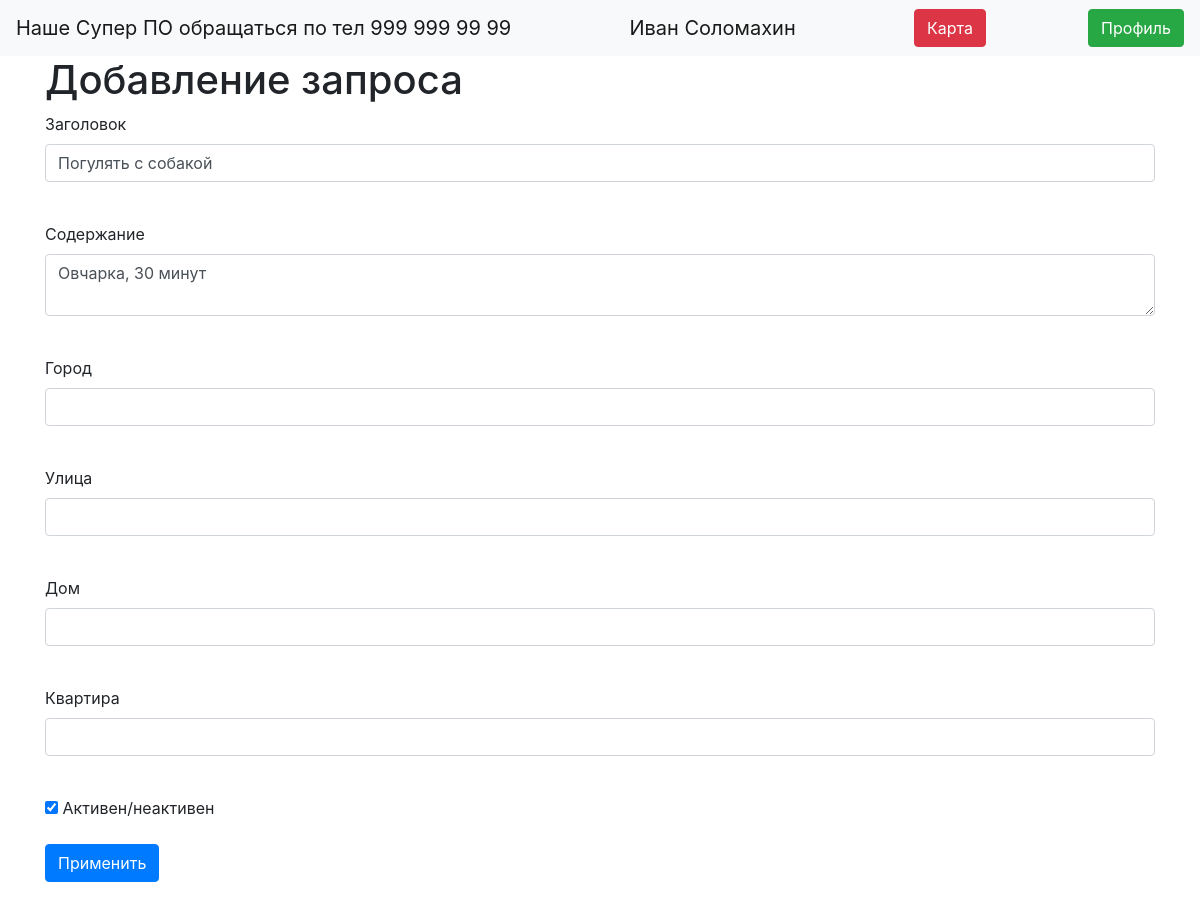
The app's page /request/2 (signed in) with its own data.
### data/users.py (models this page shows, shortened)
class User(SqlAlchemyBase, UserMixin):
    __tablename__ = 'users'
    id = sqlalchemy.Column(sqlalchemy.Integer,
                           primary_key=True, autoincrement=True)
    surname = sqlalchemy.Column(sqlalchemy.String, nullable=True)
    name = sqlalchemy.Column(sqlalchemy.String, nullable=True)
    address = sqlalchemy.Column(sqlalchemy.JSON, nullable=True)
    telephone_number = sqlalchemy.Column(sqlalchemy.Integer, nullable=True)
    email = sqlalchemy.Column(sqlalchemy.String,
                              index=True, unique=True, nullable=True)
    about = sqlalchemy.Column(sqlalchemy.String, nullable=True)
    hashed_password = sqlalchemy.Column(sqlalchemy.String, nullable=True)
    outgoing_requests = orm.relation("Request", secondary="outgoing_requests")
    ingoing_requests = orm.relation("Request", secondary="ingoing_requests")

### data/requests.py (models this page shows)
class Request(SqlAlchemyBase):
    __tablename__ = 'requests'
    id = sqlalchemy.Column(sqlalchemy.Integer,
                           primary_key=True, autoincrement=True)
    name = sqlalchemy.Column(sqlalchemy.String, nullable=True)
    description = sqlalchemy.Column(sqlalchemy.String, nullable=True)
    address = sqlalchemy.Column(sqlalchemy.String, nullable=True)
    sender_id = sqlalchemy.Column(sqlalchemy.Integer, sqlalchemy.ForeignKey("users.id"))
    provider_id = sqlalchemy.Column(sqlalchemy.Integer, sqlalchemy.ForeignKey("users.id"))
    is_active = sqlalchemy.Column(sqlalchemy.Boolean, default=False)

### main.py (the view, shortened to what this page needs)
@app.route('/request/<int:id>', methods=['GET', 'POST'])
@login_required
def edit_request(id):
    form = RequestForm()
    if r.method == "GET":
        session = db_session.create_session()
        request = session.query(Request).filter(Request.id == id,
                                                Request.sender_id == current_user.id).first()
        if request:
            form.name.data = request.name
            form.description.data = request.description
            form.is_active.data = request.is_active
        else:
            abort(404)
    return render_template('request_edit.html', title='Редактирование новости', form=form)

### main.py
class RequestForm(FlaskForm):
    name = StringField('Заголовок', validators=[DataRequired()])
    description = TextAreaField("Содержание")
    city = StringField('Город', validators=[DataRequired()])
    street = StringField('Улица', validators=[DataRequired()])
    building = StringField('Дом', validators=[DataRequired()])
    flat = StringField('Квартира')
    is_active = BooleanField("Активен/неактивен")
    submit = SubmitField('Применить')

### data/db_session.py (called while the page is built)
def create_session() -> Session:
    global __factory
    return __factory()

### main.py (called while the page is built)
@login_manager.user_loader
def load_user(user_id):
    session = db_session.create_session()
    return session.query(User).get(user_id)

### templates/request_edit.html (shortened to what this page needs)
{% extends "base.html" %}
{% block content %}
<h1>Добавление запроса</h1>
<form action="" method="post">
    <p>
        {{ form.name.label }}<br>
        {{ form.name(class="form-control") }}<br>
    </p>
    <p>
        {{ form.description.label }}<br>
        {{ form.description(class="form-control") }}<br>
    </p>
    <p>
        {{ form.city.label }}<br>
        {{ form.city(class="form-control") }}<br>
    </p>
     <p>
        {{ form.street.label }}<br>
        {{ form.street(class="form-control") }}<br>
    </p>
    <p>
        {{ form.building.label }}<br>
        {{ form.building(class="form-control") }}<br>
    </p>
     <p>
        {{ form.flat.label }}<br>
        {{ form.flat(class="form-control") }}<br>
    </p>
    <p>{{ form.is_active() }} {{ form.is_active.label }}</p>
    <p>{{ form.submit(type="submit", class="btn btn-primary") }}</p>
</form>
{% endblock %}

### templates/base.html (shortened to what this page needs)
<!doctype html>
<html lang="en">
<head>
    <link rel="stylesheet"
          href="https://stackpath.bootstrapcdn.com/bootstrap/4.4.1/css/bootstrap.min.css"
>
</head>
<body>
<header>
    <nav class="navbar navbar-light bg-light">
        <a class="navbar-brand" href="#">Наше Супер ПО обращаться по тел 999 999 99 99</a>
        {% if current_user.is_authenticated %}
        <a class="navbar-brand" href="/logout">{{ current_user.name + " " + current_user.surname}}</a>
        <a class="btn btn-danger" href="/map">Карта</a>
        <a class="btn btn-success" href="/profile">Профиль</a>
        {% else %}
        <p>
        <a class="btn btn-primary " href="/register">Зарегистрироваться</a>
        <a class="btn btn-success" href="/login">Войти</a>
        </p>
{% endif %}
    </nav>
</header>
<main role="main" class="container">
    {% block content %}{% endblock %}
</main>
</body>
</html>

### records on screen
User: name+surname "Иван Соломахин"
Request: name "Погулять с собакой", description "Овчарка, 30 минут", is_active "☑"
